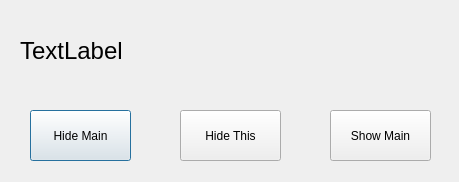
<?xml version="1.0" encoding="UTF-8"?>
<ui version="4.0">
 <class>secondary</class>
 <widget class="QDialog" name="secondary">
  <property name="geometry">
   <rect>
    <x>0</x>
    <y>0</y>
    <width>459</width>
    <height>182</height>
   </rect>
  </property>
  <property name="windowTitle">
   <string>Dialog</string>
  </property>
  <widget class="QLabel" name="label">
   <property name="geometry">
    <rect>
     <x>20</x>
     <y>20</y>
     <width>431</width>
     <height>61</height>
    </rect>
   </property>
   <property name="font">
    <font>
     <pointsize>18</pointsize>
    </font>
   </property>
   <property name="text">
    <string>TextLabel</string>
   </property>
  </widget>
  <widget class="QPushButton" name="hideMainButton">
   <property name="geometry">
    <rect>
     <x>30</x>
     <y>110</y>
     <width>101</width>
     <height>51</height>
    </rect>
   </property>
   <property name="text">
    <string>Hide Main</string>
   </property>
  </widget>
  <widget class="QPushButton" name="hideThisButton_2">
   <property name="geometry">
    <rect>
     <x>180</x>
     <y>110</y>
     <width>101</width>
     <height>51</height>
    </rect>
   </property>
   <property name="text">
    <string>Hide This</string>
   </property>
  </widget>
  <widget class="QPushButton" name="showMainButton_3">
   <property name="geometry">
    <rect>
     <x>330</x>
     <y>110</y>
     <width>101</width>
     <height>51</height>
    </rect>
   </property>
   <property name="text">
    <string>Show Main</string>
   </property>
  </widget>
 </widget>
 <resources/>
 <connections/>
</ui>
